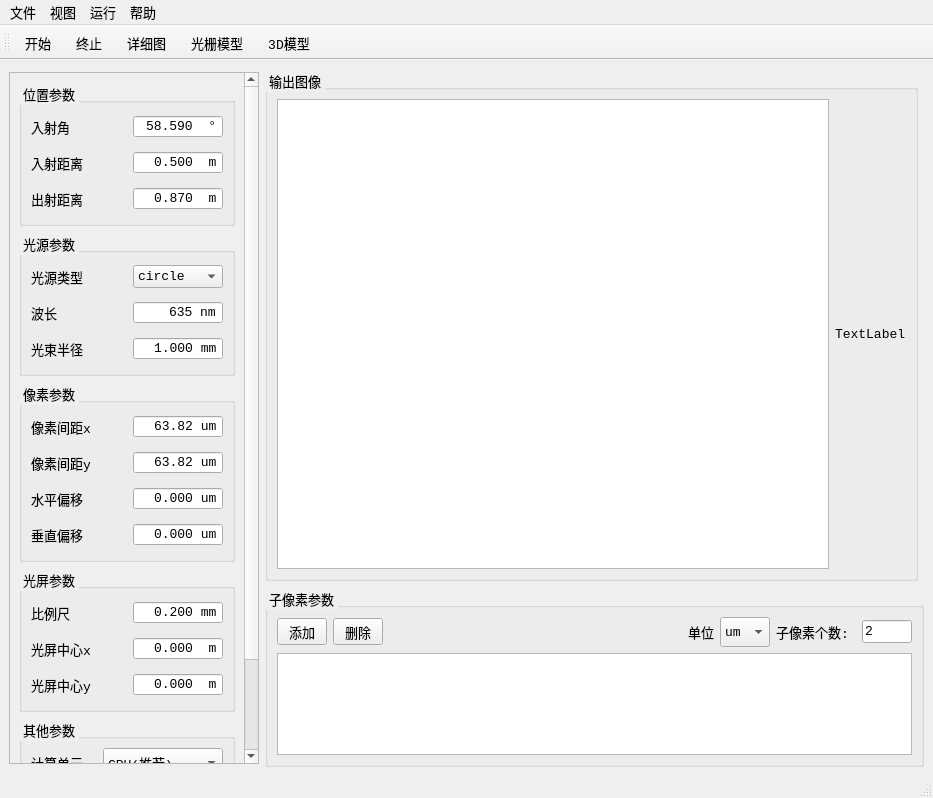
<?xml version="1.0" encoding="UTF-8"?>
<ui version="4.0">
 <class>MainWindow</class>
 <widget class="QMainWindow" name="MainWindow">
  <property name="geometry">
   <rect>
    <x>0</x>
    <y>0</y>
    <width>933</width>
    <height>795</height>
   </rect>
  </property>
  <property name="windowTitle">
   <string>QtDiffractionSimulator</string>
  </property>
  <property name="windowIcon">
   <iconset resource="res.qrc">
    <normaloff>:/res/sourceDir/laser.png</normaloff>:/res/sourceDir/laser.png</iconset>
  </property>
  <property name="styleSheet">
   <string notr="true">font-family: Consolas;
font-size: 13px;</string>
  </property>
  <widget class="QWidget" name="centralwidget">
   <layout class="QGridLayout" name="gridLayout_2">
    <item row="0" column="1">
     <widget class="QGroupBox" name="groupBox_5">
      <property name="minimumSize">
       <size>
        <width>0</width>
        <height>512</height>
       </size>
      </property>
      <property name="maximumSize">
       <size>
        <width>16777215</width>
        <height>512</height>
       </size>
      </property>
      <property name="title">
       <string>输出图像</string>
      </property>
      <layout class="QHBoxLayout" name="horizontalLayout_19">
       <item>
        <widget class="MyGraphicsView" name="graphicsView"/>
       </item>
       <item>
        <widget class="QLabel" name="jetMapLabel">
         <property name="text">
          <string>TextLabel</string>
         </property>
        </widget>
       </item>
      </layout>
     </widget>
    </item>
    <item row="1" column="1" colspan="2">
     <widget class="QGroupBox" name="groupBox">
      <property name="minimumSize">
       <size>
        <width>650</width>
        <height>180</height>
       </size>
      </property>
      <property name="maximumSize">
       <size>
        <width>16777215</width>
        <height>180</height>
       </size>
      </property>
      <property name="styleSheet">
       <string notr="true"/>
      </property>
      <property name="title">
       <string>子像素参数</string>
      </property>
      <layout class="QGridLayout" name="gridLayout">
       <item row="0" column="2">
        <spacer name="horizontalSpacer">
         <property name="orientation">
          <enum>Qt::Horizontal</enum>
         </property>
         <property name="sizeHint" stdset="0">
          <size>
           <width>208</width>
           <height>20</height>
          </size>
         </property>
        </spacer>
       </item>
       <item row="0" column="4">
        <layout class="QHBoxLayout" name="horizontalLayout_4">
         <item>
          <widget class="QLabel" name="subpixelsLabel">
           <property name="minimumSize">
            <size>
             <width>0</width>
             <height>30</height>
            </size>
           </property>
           <property name="maximumSize">
            <size>
             <width>80</width>
             <height>16777215</height>
            </size>
           </property>
           <property name="text">
            <string>子像素个数:</string>
           </property>
          </widget>
         </item>
         <item>
          <widget class="QLineEdit" name="lineEdit">
           <property name="maximumSize">
            <size>
             <width>50</width>
             <height>16777215</height>
            </size>
           </property>
           <property name="styleSheet">
            <string notr="true"/>
           </property>
           <property name="text">
            <string>2</string>
           </property>
           <property name="readOnly">
            <bool>true</bool>
           </property>
          </widget>
         </item>
        </layout>
       </item>
       <item row="0" column="0">
        <widget class="QToolButton" name="btnAdd">
         <property name="text">
          <string>添加</string>
         </property>
        </widget>
       </item>
       <item row="1" column="0" colspan="5">
        <widget class="QTableView" name="tableView">
         <property name="minimumSize">
          <size>
           <width>0</width>
           <height>0</height>
          </size>
         </property>
         <property name="styleSheet">
          <string notr="true"/>
         </property>
        </widget>
       </item>
       <item row="0" column="1">
        <widget class="QToolButton" name="btnDelete">
         <property name="text">
          <string>删除</string>
         </property>
        </widget>
       </item>
       <item row="0" column="3">
        <layout class="QHBoxLayout" name="horizontalLayout_23">
         <item>
          <widget class="QLabel" name="unitLabel">
           <property name="minimumSize">
            <size>
             <width>0</width>
             <height>30</height>
            </size>
           </property>
           <property name="maximumSize">
            <size>
             <width>16777215</width>
             <height>30</height>
            </size>
           </property>
           <property name="text">
            <string>单位</string>
           </property>
          </widget>
         </item>
         <item>
          <widget class="QComboBox" name="unitBox">
           <property name="minimumSize">
            <size>
             <width>50</width>
             <height>0</height>
            </size>
           </property>
           <property name="maximumSize">
            <size>
             <width>30</width>
             <height>30</height>
            </size>
           </property>
           <property name="styleSheet">
            <string notr="true">font-family: Consolas;
 font-size: 13px;</string>
           </property>
           <property name="editable">
            <bool>false</bool>
           </property>
           <property name="currentIndex">
            <number>3</number>
           </property>
           <property name="frame">
            <bool>true</bool>
           </property>
           <item>
            <property name="text">
             <string>m</string>
            </property>
           </item>
           <item>
            <property name="text">
             <string>cm</string>
            </property>
           </item>
           <item>
            <property name="text">
             <string>mm</string>
            </property>
           </item>
           <item>
            <property name="text">
             <string>um</string>
            </property>
           </item>
           <item>
            <property name="text">
             <string>nm</string>
            </property>
           </item>
          </widget>
         </item>
        </layout>
       </item>
      </layout>
     </widget>
    </item>
    <item row="0" column="0" rowspan="2">
     <widget class="QScrollArea" name="scrollArea">
      <property name="minimumSize">
       <size>
        <width>250</width>
        <height>692</height>
       </size>
      </property>
      <property name="maximumSize">
       <size>
        <width>250</width>
        <height>692</height>
       </size>
      </property>
      <property name="styleSheet">
       <string notr="true"/>
      </property>
      <property name="widgetResizable">
       <bool>true</bool>
      </property>
      <widget class="QWidget" name="scrollAreaWidgetContents">
       <property name="geometry">
        <rect>
         <x>0</x>
         <y>-186</y>
         <width>231</width>
         <height>876</height>
        </rect>
       </property>
       <layout class="QVBoxLayout" name="verticalLayout_6">
        <item>
         <widget class="QGroupBox" name="groupBox_1">
          <property name="title">
           <string>位置参数</string>
          </property>
          <layout class="QVBoxLayout" name="verticalLayout_4">
           <item>
            <layout class="QHBoxLayout" name="horizontalLayout_13">
             <item>
              <widget class="QLabel" name="thetaLabel">
               <property name="minimumSize">
                <size>
                 <width>0</width>
                 <height>30</height>
                </size>
               </property>
               <property name="text">
                <string>入射角</string>
               </property>
              </widget>
             </item>
             <item>
              <widget class="QDoubleSpinBox" name="thetaBox">
               <property name="minimumSize">
                <size>
                 <width>90</width>
                 <height>0</height>
                </size>
               </property>
               <property name="maximumSize">
                <size>
                 <width>80</width>
                 <height>16777215</height>
                </size>
               </property>
               <property name="contextMenuPolicy">
                <enum>Qt::DefaultContextMenu</enum>
               </property>
               <property name="styleSheet">
                <string notr="true">font-family: Consolas;
 font-size: 13px;</string>
               </property>
               <property name="alignment">
                <set>Qt::AlignRight|Qt::AlignTrailing|Qt::AlignVCenter</set>
               </property>
               <property name="buttonSymbols">
                <enum>QAbstractSpinBox::NoButtons</enum>
               </property>
               <property name="suffix">
                <string>  °</string>
               </property>
               <property name="decimals">
                <number>3</number>
               </property>
               <property name="value">
                <double>58.590000000000003</double>
               </property>
              </widget>
             </item>
            </layout>
           </item>
           <item>
            <layout class="QHBoxLayout" name="horizontalLayout_8">
             <item>
              <widget class="QLabel" name="l_0Label">
               <property name="minimumSize">
                <size>
                 <width>0</width>
                 <height>30</height>
                </size>
               </property>
               <property name="text">
                <string>入射距离</string>
               </property>
              </widget>
             </item>
             <item>
              <widget class="MyDoubleSpinBox" name="l_0Box">
               <property name="minimumSize">
                <size>
                 <width>90</width>
                 <height>0</height>
                </size>
               </property>
               <property name="maximumSize">
                <size>
                 <width>80</width>
                 <height>16777215</height>
                </size>
               </property>
               <property name="styleSheet">
                <string notr="true">font-family: Consolas;
 font-size: 13px;</string>
               </property>
               <property name="alignment">
                <set>Qt::AlignRight|Qt::AlignTrailing|Qt::AlignVCenter</set>
               </property>
               <property name="buttonSymbols">
                <enum>QAbstractSpinBox::NoButtons</enum>
               </property>
               <property name="suffix">
                <string>  m</string>
               </property>
               <property name="decimals">
                <number>3</number>
               </property>
               <property name="value">
                <double>0.500000000000000</double>
               </property>
              </widget>
             </item>
            </layout>
           </item>
           <item>
            <layout class="QHBoxLayout" name="horizontalLayout_7">
             <item>
              <widget class="QLabel" name="L_0Label">
               <property name="minimumSize">
                <size>
                 <width>0</width>
                 <height>30</height>
                </size>
               </property>
               <property name="text">
                <string>出射距离</string>
               </property>
              </widget>
             </item>
             <item>
              <widget class="MyDoubleSpinBox" name="L_0Box">
               <property name="minimumSize">
                <size>
                 <width>90</width>
                 <height>0</height>
                </size>
               </property>
               <property name="maximumSize">
                <size>
                 <width>80</width>
                 <height>16777215</height>
                </size>
               </property>
               <property name="styleSheet">
                <string notr="true"/>
               </property>
               <property name="alignment">
                <set>Qt::AlignRight|Qt::AlignTrailing|Qt::AlignVCenter</set>
               </property>
               <property name="buttonSymbols">
                <enum>QAbstractSpinBox::NoButtons</enum>
               </property>
               <property name="prefix">
                <string/>
               </property>
               <property name="suffix">
                <string>  m</string>
               </property>
               <property name="decimals">
                <number>3</number>
               </property>
               <property name="value">
                <double>0.870000000000000</double>
               </property>
              </widget>
             </item>
            </layout>
           </item>
          </layout>
         </widget>
        </item>
        <item>
         <widget class="QGroupBox" name="groupBox_2">
          <property name="title">
           <string>光源参数</string>
          </property>
          <layout class="QVBoxLayout" name="verticalLayout_3">
           <item>
            <layout class="QHBoxLayout" name="horizontalLayout_9">
             <item>
              <widget class="QLabel" name="beamShapeLabel">
               <property name="minimumSize">
                <size>
                 <width>0</width>
                 <height>30</height>
                </size>
               </property>
               <property name="text">
                <string>光源类型</string>
               </property>
              </widget>
             </item>
             <item>
              <widget class="QComboBox" name="beamShapeBox">
               <property name="minimumSize">
                <size>
                 <width>90</width>
                 <height>0</height>
                </size>
               </property>
               <property name="maximumSize">
                <size>
                 <width>80</width>
                 <height>16777215</height>
                </size>
               </property>
               <property name="styleSheet">
                <string notr="true"/>
               </property>
               <property name="editable">
                <bool>false</bool>
               </property>
               <property name="currentIndex">
                <number>0</number>
               </property>
               <property name="frame">
                <bool>true</bool>
               </property>
               <item>
                <property name="text">
                 <string>circle</string>
                </property>
               </item>
               <item>
                <property name="text">
                 <string>rectangle</string>
                </property>
               </item>
               <item>
                <property name="text">
                 <string>point</string>
                </property>
               </item>
              </widget>
             </item>
            </layout>
           </item>
           <item>
            <layout class="QHBoxLayout" name="horizontalLayout_12">
             <item>
              <widget class="QLabel" name="LambdaLabel">
               <property name="minimumSize">
                <size>
                 <width>0</width>
                 <height>30</height>
                </size>
               </property>
               <property name="text">
                <string>波长</string>
               </property>
              </widget>
             </item>
             <item>
              <widget class="MyDoubleSpinBox" name="LambdaBox">
               <property name="minimumSize">
                <size>
                 <width>90</width>
                 <height>0</height>
                </size>
               </property>
               <property name="maximumSize">
                <size>
                 <width>80</width>
                 <height>16777215</height>
                </size>
               </property>
               <property name="styleSheet">
                <string notr="true"/>
               </property>
               <property name="alignment">
                <set>Qt::AlignRight|Qt::AlignTrailing|Qt::AlignVCenter</set>
               </property>
               <property name="buttonSymbols">
                <enum>QAbstractSpinBox::NoButtons</enum>
               </property>
               <property name="suffix">
                <string> nm</string>
               </property>
               <property name="decimals">
                <number>0</number>
               </property>
               <property name="minimum">
                <double>-999.000000000000000</double>
               </property>
               <property name="maximum">
                <double>999.000000000000000</double>
               </property>
               <property name="value">
                <double>635.000000000000000</double>
               </property>
              </widget>
             </item>
            </layout>
           </item>
           <item>
            <layout class="QHBoxLayout" name="horizontalLayout_6">
             <item>
              <widget class="QLabel" name="beamRadiusLabel">
               <property name="minimumSize">
                <size>
                 <width>0</width>
                 <height>30</height>
                </size>
               </property>
               <property name="text">
                <string>光束半径</string>
               </property>
              </widget>
             </item>
             <item>
              <widget class="MyDoubleSpinBox" name="beamRadiusBox">
               <property name="minimumSize">
                <size>
                 <width>90</width>
                 <height>0</height>
                </size>
               </property>
               <property name="maximumSize">
                <size>
                 <width>80</width>
                 <height>16777215</height>
                </size>
               </property>
               <property name="font">
                <font>
                 <family>Consolas</family>
                 <pointsize>-1</pointsize>
                </font>
               </property>
               <property name="styleSheet">
                <string notr="true"/>
               </property>
               <property name="alignment">
                <set>Qt::AlignRight|Qt::AlignTrailing|Qt::AlignVCenter</set>
               </property>
               <property name="buttonSymbols">
                <enum>QAbstractSpinBox::NoButtons</enum>
               </property>
               <property name="suffix">
                <string> mm</string>
               </property>
               <property name="decimals">
                <number>3</number>
               </property>
               <property name="value">
                <double>1.000000000000000</double>
               </property>
              </widget>
             </item>
            </layout>
           </item>
          </layout>
         </widget>
        </item>
        <item>
         <widget class="QGroupBox" name="groupBox_3">
          <property name="title">
           <string>像素参数</string>
          </property>
          <layout class="QVBoxLayout" name="verticalLayout_2">
           <item>
            <layout class="QHBoxLayout" name="horizontalLayout_10">
             <item>
              <widget class="QLabel" name="xSpacingLabel">
               <property name="minimumSize">
                <size>
                 <width>0</width>
                 <height>30</height>
                </size>
               </property>
               <property name="text">
                <string>像素间距x</string>
               </property>
              </widget>
             </item>
             <item>
              <widget class="MyDoubleSpinBox" name="xSpacingBox">
               <property name="minimumSize">
                <size>
                 <width>90</width>
                 <height>0</height>
                </size>
               </property>
               <property name="maximumSize">
                <size>
                 <width>80</width>
                 <height>16777215</height>
                </size>
               </property>
               <property name="styleSheet">
                <string notr="true"/>
               </property>
               <property name="alignment">
                <set>Qt::AlignRight|Qt::AlignTrailing|Qt::AlignVCenter</set>
               </property>
               <property name="buttonSymbols">
                <enum>QAbstractSpinBox::NoButtons</enum>
               </property>
               <property name="prefix">
                <string/>
               </property>
               <property name="suffix">
                <string> um</string>
               </property>
               <property name="value">
                <double>63.820000000000000</double>
               </property>
              </widget>
             </item>
            </layout>
           </item>
           <item>
            <layout class="QHBoxLayout" name="horizontalLayout_5">
             <item>
              <widget class="QLabel" name="ySpacingLabel">
               <property name="minimumSize">
                <size>
                 <width>0</width>
                 <height>30</height>
                </size>
               </property>
               <property name="text">
                <string>像素间距y</string>
               </property>
              </widget>
             </item>
             <item>
              <widget class="MyDoubleSpinBox" name="ySpacingBox">
               <property name="minimumSize">
                <size>
                 <width>90</width>
                 <height>0</height>
                </size>
               </property>
               <property name="maximumSize">
                <size>
                 <width>80</width>
                 <height>16777215</height>
                </size>
               </property>
               <property name="styleSheet">
                <string notr="true"/>
               </property>
               <property name="alignment">
                <set>Qt::AlignRight|Qt::AlignTrailing|Qt::AlignVCenter</set>
               </property>
               <property name="buttonSymbols">
                <enum>QAbstractSpinBox::NoButtons</enum>
               </property>
               <property name="suffix">
                <string> um</string>
               </property>
               <property name="value">
                <double>63.820000000000000</double>
               </property>
              </widget>
             </item>
            </layout>
           </item>
           <item>
            <layout class="QHBoxLayout" name="horizontalLayout_18">
             <item>
              <widget class="QLabel" name="xOffsetLabe">
               <property name="minimumSize">
                <size>
                 <width>0</width>
                 <height>30</height>
                </size>
               </property>
               <property name="text">
                <string>水平偏移</string>
               </property>
              </widget>
             </item>
             <item>
              <widget class="MyDoubleSpinBox" name="xOffsetBox">
               <property name="minimumSize">
                <size>
                 <width>90</width>
                 <height>0</height>
                </size>
               </property>
               <property name="maximumSize">
                <size>
                 <width>80</width>
                 <height>16777215</height>
                </size>
               </property>
               <property name="styleSheet">
                <string notr="true"/>
               </property>
               <property name="alignment">
                <set>Qt::AlignRight|Qt::AlignTrailing|Qt::AlignVCenter</set>
               </property>
               <property name="buttonSymbols">
                <enum>QAbstractSpinBox::NoButtons</enum>
               </property>
               <property name="suffix">
                <string> um</string>
               </property>
               <property name="decimals">
                <number>3</number>
               </property>
              </widget>
             </item>
            </layout>
           </item>
           <item>
            <layout class="QHBoxLayout" name="horizontalLayout_3">
             <item>
              <widget class="QLabel" name="yOffsetLabel">
               <property name="minimumSize">
                <size>
                 <width>0</width>
                 <height>30</height>
                </size>
               </property>
               <property name="text">
                <string>垂直偏移</string>
               </property>
              </widget>
             </item>
             <item>
              <widget class="MyDoubleSpinBox" name="yOffsetBox">
               <property name="minimumSize">
                <size>
                 <width>90</width>
                 <height>0</height>
                </size>
               </property>
               <property name="maximumSize">
                <size>
                 <width>80</width>
                 <height>16777215</height>
                </size>
               </property>
               <property name="styleSheet">
                <string notr="true"/>
               </property>
               <property name="alignment">
                <set>Qt::AlignRight|Qt::AlignTrailing|Qt::AlignVCenter</set>
               </property>
               <property name="buttonSymbols">
                <enum>QAbstractSpinBox::NoButtons</enum>
               </property>
               <property name="suffix">
                <string> um</string>
               </property>
               <property name="decimals">
                <number>3</number>
               </property>
              </widget>
             </item>
            </layout>
           </item>
          </layout>
         </widget>
        </item>
        <item>
         <widget class="QGroupBox" name="groupBox_4">
          <property name="title">
           <string>光屏参数</string>
          </property>
          <layout class="QVBoxLayout" name="verticalLayout_5">
           <item>
            <layout class="QHBoxLayout" name="horizontalLayout_14">
             <item>
              <widget class="QLabel" name="scaleLabel">
               <property name="minimumSize">
                <size>
                 <width>0</width>
                 <height>30</height>
                </size>
               </property>
               <property name="text">
                <string>比例尺</string>
               </property>
              </widget>
             </item>
             <item>
              <widget class="MyDoubleSpinBox" name="scaleBox">
               <property name="minimumSize">
                <size>
                 <width>90</width>
                 <height>0</height>
                </size>
               </property>
               <property name="maximumSize">
                <size>
                 <width>80</width>
                 <height>16777215</height>
                </size>
               </property>
               <property name="contextMenuPolicy">
                <enum>Qt::CustomContextMenu</enum>
               </property>
               <property name="styleSheet">
                <string notr="true"/>
               </property>
               <property name="frame">
                <bool>true</bool>
               </property>
               <property name="alignment">
                <set>Qt::AlignRight|Qt::AlignTrailing|Qt::AlignVCenter</set>
               </property>
               <property name="buttonSymbols">
                <enum>QAbstractSpinBox::NoButtons</enum>
               </property>
               <property name="showGroupSeparator" stdset="0">
                <bool>false</bool>
               </property>
               <property name="suffix">
                <string> mm</string>
               </property>
               <property name="decimals">
                <number>3</number>
               </property>
               <property name="value">
                <double>0.200000000000000</double>
               </property>
              </widget>
             </item>
            </layout>
           </item>
           <item>
            <layout class="QHBoxLayout" name="horizontalLayout">
             <item>
              <widget class="QLabel" name="xCenterLabel">
               <property name="minimumSize">
                <size>
                 <width>0</width>
                 <height>30</height>
                </size>
               </property>
               <property name="text">
                <string>光屏中心x</string>
               </property>
              </widget>
             </item>
             <item>
              <widget class="MyDoubleSpinBox" name="xCenterBox">
               <property name="minimumSize">
                <size>
                 <width>90</width>
                 <height>0</height>
                </size>
               </property>
               <property name="maximumSize">
                <size>
                 <width>80</width>
                 <height>16777215</height>
                </size>
               </property>
               <property name="styleSheet">
                <string notr="true"/>
               </property>
               <property name="alignment">
                <set>Qt::AlignRight|Qt::AlignTrailing|Qt::AlignVCenter</set>
               </property>
               <property name="buttonSymbols">
                <enum>QAbstractSpinBox::NoButtons</enum>
               </property>
               <property name="suffix">
                <string>  m</string>
               </property>
               <property name="decimals">
                <number>3</number>
               </property>
               <property name="minimum">
                <double>-9999.000000000000000</double>
               </property>
               <property name="maximum">
                <double>9999.000000000000000</double>
               </property>
               <property name="value">
                <double>0.000000000000000</double>
               </property>
              </widget>
             </item>
            </layout>
           </item>
           <item>
            <layout class="QHBoxLayout" name="horizontalLayout_2">
             <item>
              <widget class="QLabel" name="yCenterLabel">
               <property name="minimumSize">
                <size>
                 <width>0</width>
                 <height>30</height>
                </size>
               </property>
               <property name="text">
                <string>光屏中心y</string>
               </property>
              </widget>
             </item>
             <item>
              <widget class="MyDoubleSpinBox" name="yCenterBox">
               <property name="minimumSize">
                <size>
                 <width>90</width>
                 <height>0</height>
                </size>
               </property>
               <property name="maximumSize">
                <size>
                 <width>80</width>
                 <height>16777215</height>
                </size>
               </property>
               <property name="styleSheet">
                <string notr="true"/>
               </property>
               <property name="alignment">
                <set>Qt::AlignRight|Qt::AlignTrailing|Qt::AlignVCenter</set>
               </property>
               <property name="buttonSymbols">
                <enum>QAbstractSpinBox::NoButtons</enum>
               </property>
               <property name="prefix">
                <string/>
               </property>
               <property name="suffix">
                <string>  m</string>
               </property>
               <property name="decimals">
                <number>3</number>
               </property>
               <property name="minimum">
                <double>-9999.000000000000000</double>
               </property>
               <property name="maximum">
                <double>9999.000000000000000</double>
               </property>
               <property name="value">
                <double>0.000000000000000</double>
               </property>
              </widget>
             </item>
            </layout>
           </item>
          </layout>
         </widget>
        </item>
        <item>
         <widget class="QGroupBox" name="groupBox_6">
          <property name="title">
           <string>其他参数</string>
          </property>
          <layout class="QVBoxLayout" name="verticalLayout">
           <item>
            <layout class="QHBoxLayout" name="horizontalLayout_20">
             <item>
              <widget class="QLabel" name="processorLabel">
               <property name="minimumSize">
                <size>
                 <width>0</width>
                 <height>30</height>
                </size>
               </property>
               <property name="maximumSize">
                <size>
                 <width>16777215</width>
                 <height>30</height>
                </size>
               </property>
               <property name="text">
                <string>计算单元</string>
               </property>
              </widget>
             </item>
             <item>
              <widget class="QComboBox" name="processorBox">
               <property name="minimumSize">
                <size>
                 <width>120</width>
                 <height>0</height>
                </size>
               </property>
               <property name="maximumSize">
                <size>
                 <width>80</width>
                 <height>30</height>
                </size>
               </property>
               <property name="styleSheet">
                <string notr="true"/>
               </property>
               <property name="editable">
                <bool>false</bool>
               </property>
               <property name="currentIndex">
                <number>1</number>
               </property>
               <property name="frame">
                <bool>true</bool>
               </property>
               <item>
                <property name="text">
                 <string>CPU</string>
                </property>
               </item>
               <item>
                <property name="text">
                 <string>GPU(推荐)</string>
                </property>
               </item>
              </widget>
             </item>
            </layout>
           </item>
           <item>
            <layout class="QHBoxLayout" name="horizontalLayout_21">
             <item>
              <widget class="QLabel" name="mapLabel">
               <property name="minimumSize">
                <size>
                 <width>0</width>
                 <height>30</height>
                </size>
               </property>
               <property name="maximumSize">
                <size>
                 <width>16777215</width>
                 <height>30</height>
                </size>
               </property>
               <property name="text">
                <string>图像显示</string>
               </property>
              </widget>
             </item>
             <item>
              <widget class="QComboBox" name="mapBox">
               <property name="minimumSize">
                <size>
                 <width>120</width>
                 <height>0</height>
                </size>
               </property>
               <property name="maximumSize">
                <size>
                 <width>80</width>
                 <height>30</height>
                </size>
               </property>
               <property name="styleSheet">
                <string notr="true"/>
               </property>
               <property name="editable">
                <bool>false</bool>
               </property>
               <property name="currentIndex">
                <number>0</number>
               </property>
               <property name="frame">
                <bool>true</bool>
               </property>
               <item>
                <property name="text">
                 <string>JET映射</string>
                </property>
               </item>
               <item>
                <property name="text">
                 <string>灰度图</string>
                </property>
               </item>
               <item>
                <property name="text">
                 <string>二值图</string>
                </property>
               </item>
              </widget>
             </item>
            </layout>
           </item>
           <item>
            <layout class="QHBoxLayout" name="horizontalLayout_22">
             <item>
              <widget class="QLabel" name="thresholdLabel">
               <property name="minimumSize">
                <size>
                 <width>0</width>
                 <height>30</height>
                </size>
               </property>
               <property name="maximumSize">
                <size>
                 <width>16777215</width>
                 <height>30</height>
                </size>
               </property>
               <property name="text">
                <string>阈值: 0</string>
               </property>
              </widget>
             </item>
             <item>
              <widget class="QSlider" name="horizontalSlider">
               <property name="maximum">
                <number>255</number>
               </property>
               <property name="orientation">
                <enum>Qt::Horizontal</enum>
               </property>
              </widget>
             </item>
            </layout>
           </item>
           <item>
            <spacer name="verticalSpacer">
             <property name="orientation">
              <enum>Qt::Vertical</enum>
             </property>
             <property name="sizeHint" stdset="0">
              <size>
               <width>20</width>
               <height>128</height>
              </size>
             </property>
            </spacer>
           </item>
          </layout>
         </widget>
        </item>
       </layout>
      </widget>
     </widget>
    </item>
   </layout>
  </widget>
  <widget class="QMenuBar" name="menubar">
   <property name="geometry">
    <rect>
     <x>0</x>
     <y>0</y>
     <width>933</width>
     <height>20</height>
    </rect>
   </property>
   <widget class="QMenu" name="menuFile">
    <property name="title">
     <string>文件</string>
    </property>
    <addaction name="acExport"/>
    <addaction name="actRestart"/>
    <addaction name="actExit"/>
   </widget>
   <widget class="QMenu" name="menuHelp">
    <property name="title">
     <string>帮助</string>
    </property>
    <addaction name="actHelp"/>
    <addaction name="actAbout"/>
   </widget>
   <widget class="QMenu" name="menu">
    <property name="title">
     <string>视图</string>
    </property>
    <addaction name="actShow"/>
    <addaction name="actQML"/>
    <addaction name="actRaster"/>
   </widget>
   <widget class="QMenu" name="menu_2">
    <property name="title">
     <string>运行</string>
    </property>
    <addaction name="actStart"/>
    <addaction name="actClose"/>
   </widget>
   <addaction name="menuFile"/>
   <addaction name="menu"/>
   <addaction name="menu_2"/>
   <addaction name="menuHelp"/>
  </widget>
  <widget class="QStatusBar" name="statusbar"/>
  <widget class="QToolBar" name="toolBar">
   <property name="contextMenuPolicy">
    <enum>Qt::NoContextMenu</enum>
   </property>
   <property name="windowTitle">
    <string>toolBar</string>
   </property>
   <attribute name="toolBarArea">
    <enum>TopToolBarArea</enum>
   </attribute>
   <attribute name="toolBarBreak">
    <bool>false</bool>
   </attribute>
   <addaction name="actStart"/>
   <addaction name="actClose"/>
   <addaction name="actShow"/>
   <addaction name="actRaster"/>
   <addaction name="actQML"/>
  </widget>
  <action name="actStart">
   <property name="text">
    <string>开始</string>
   </property>
  </action>
  <action name="actClose">
   <property name="text">
    <string>终止</string>
   </property>
  </action>
  <action name="actShow">
   <property name="text">
    <string>详细图</string>
   </property>
   <property name="toolTip">
    <string>详细图</string>
   </property>
  </action>
  <action name="acExport">
   <property name="text">
    <string>导出图像</string>
   </property>
  </action>
  <action name="actQML">
   <property name="text">
    <string>3D模型</string>
   </property>
   <property name="toolTip">
    <string>3D模型</string>
   </property>
  </action>
  <action name="actHelp">
   <property name="text">
    <string>帮助文档</string>
   </property>
  </action>
  <action name="actAbout">
   <property name="text">
    <string>关于</string>
   </property>
  </action>
  <action name="actRestart">
   <property name="text">
    <string>重启程序</string>
   </property>
  </action>
  <action name="actExit">
   <property name="text">
    <string>退出</string>
   </property>
  </action>
  <action name="actRaster">
   <property name="text">
    <string>光栅模型</string>
   </property>
  </action>
 </widget>
 <customwidgets>
  <customwidget>
   <class>MyDoubleSpinBox</class>
   <extends>QDoubleSpinBox</extends>
   <header location="global">classDir/mydoublespinbox.h</header>
  </customwidget>
  <customwidget>
   <class>MyGraphicsView</class>
   <extends>QGraphicsView</extends>
   <header location="global">classDir/mygraphicsview.h</header>
  </customwidget>
 </customwidgets>
 <resources>
  <include location="res.qrc"/>
 </resources>
 <connections/>
</ui>
